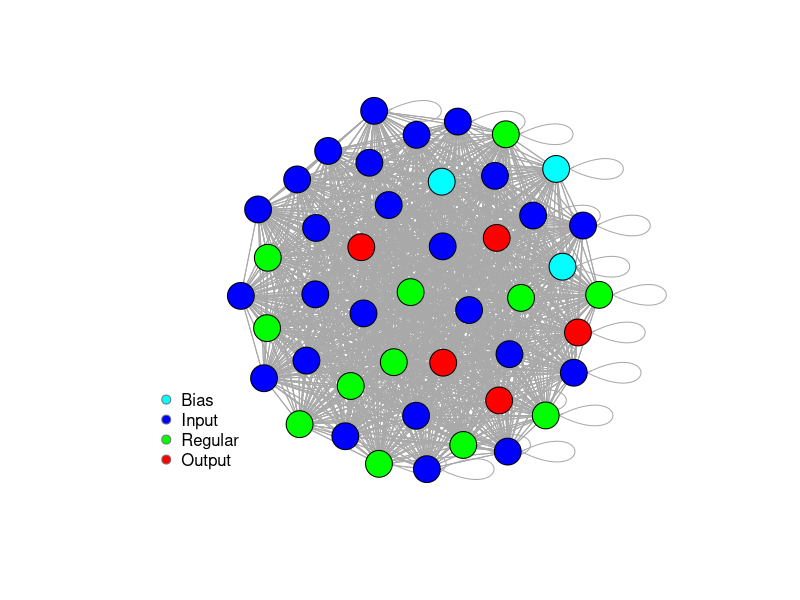

The R script that drew this image:
#install.packages("igraph")
#install.packages("network") 
#install.packages("sna")
#install.packages("ndtv")

#TODO Change weights strength between different types of neurons.

# Load data.
nodes <- read.csv("nodes.csv", header=T, as.is=T)
links <- read.csv("edges.csv", header=T, as.is=T)

# Check data.
head(nodes)
head(links)
nrow(nodes); length(unique(nodes$id))
nrow(links); nrow(unique(links[,c("from", "to")]))

library(igraph)

net <- graph.data.frame(links, nodes, directed=T)
net

E(net)       # The edges of the "net" object
V(net)       # The vertices of the "net" object
E(net)$weight  # Edge attribute "weight"
V(net)$type.label # Vertex attribute "type"

# Removing the loops in the graph.
#net <- simplify(net, remove.multiple = F, remove.loops = T) 

# Generate colors base on neuron type:
colrs <- c("cyan", "blue", "green", "red")
V(net)$color <- colrs[V(net)$type.number]

# The labels are currently node IDs.
# Setting them to NA will render no labels:
V(net)$label <- NA

#change arrow size and edge color:
E(net)$arrow.size <- 0.01
E(net)$edge.color <- "black"

plot(net)
#plot(net,layout=layout_in_circle)

legend(x=-1.5, y=-0.5, c("Bias","Input", "Regular", "Output"), pch=21,
       col="#777777", pt.bg=colrs, pt.cex=1.2, cex=1.0, bty="n", ncol=1)
